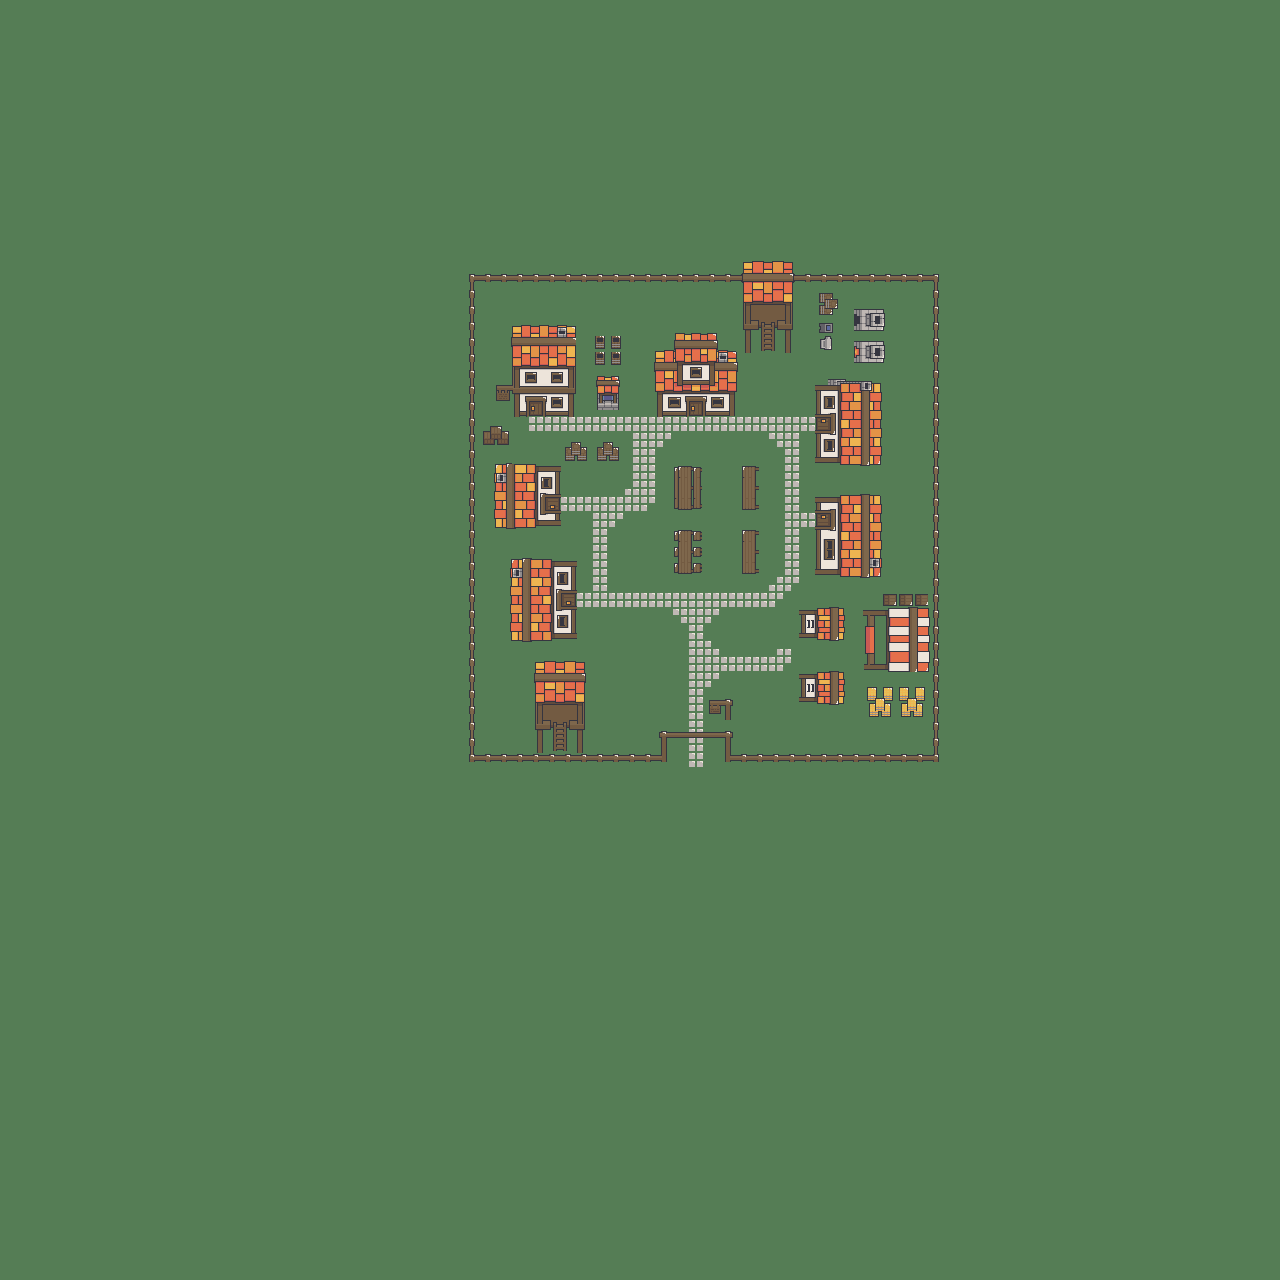

Below is a game level as drawn by its tile map, then a one-line description and the .tmx that defines it (tile-layer data replaced by summaries):
An orthogonal 80x80 tile map with 16x16 px tiles, 5 tile layers (Camada de Tiles 1, Vila camada 1, Vila camada 2, Vila camada 3, ...), 6 tilesets.

<map version="1.8" tiledversion="1.8.5" orientation="orthogonal" renderorder="right-down" width="80" height="80" tilewidth="16" tileheight="16" infinite="0" nextlayerid="10" nextobjectid="1">
 <tileset firstgid="1" source="Forest_SilverMoon.tsx" />
 <tileset firstgid="541" source="village_ [blue].tsx" />
 <tileset firstgid="1216" source="villageDecoration_.tsx" />
 <tileset firstgid="1370" source="village_ [red].tsx" />
 <tileset firstgid="2045" source="plainDecoration_1.tsx" />
 <tileset firstgid="2210" source="slabs_.tsx" />
 <group id="9" name="Agrupar 1">
  <layer id="1" name="Camada de Tiles 1" width="80" height="80">
   <data>[6400 cells, 6400 non-empty, 1 distinct tile ids]</data>
  </layer>
  <layer id="4" name="Vila camada 1" width="80" height="80">
   <data>[6400 cells, 428 non-empty, 321 distinct tile ids]</data>
  </layer>
  <layer id="7" name="Vila camada 2" width="80" height="80">
   <data>[6400 cells, 232 non-empty, 33 distinct tile ids]</data>
  </layer>
  <layer id="5" name="Vila camada 3" width="80" height="80">
   <data>[6400 cells, 52 non-empty, 40 distinct tile ids]</data>
  </layer>
  <layer id="8" name="Camada de Tiles 5" width="80" height="80">
   <data>[6400 cells, 1 non-empty, 1 distinct tile ids]</data>
  </layer>
 </group>
</map>
